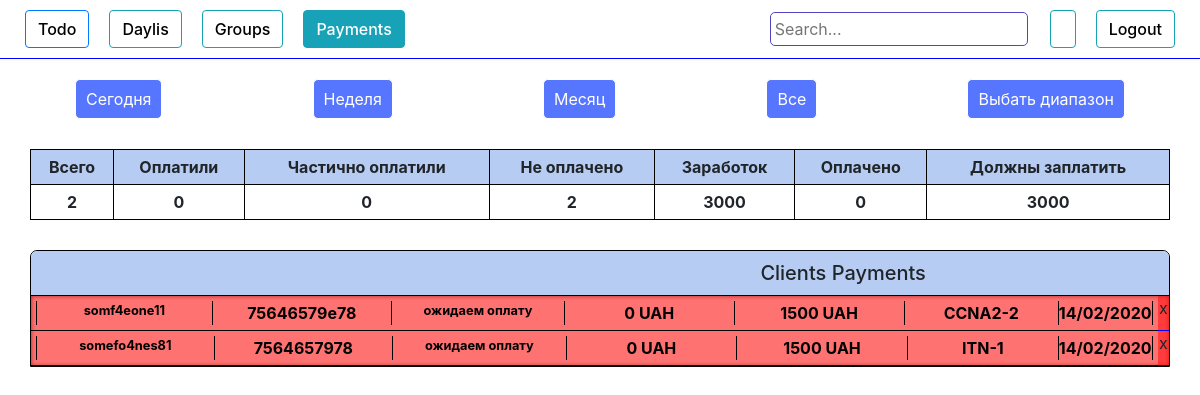
The app's page /pay_filter/2 with its own data.
### authorization/models.py (models this page shows, shortened)
class People(models.Model):
    add_date        = models.DateTimeField(blank=True, null=True)
    name            = models.CharField(max_length=100, blank=True)
    phone           = models.CharField(max_length=100, blank=True)
    email           = models.CharField(max_length=100, blank=True)
    course          = models.ForeignKey(Course, on_delete=models.DO_NOTHING)
    country         = models.CharField(max_length=100, blank=True)
    university      = models.CharField(max_length=100, blank=True)
    work            = models.CharField(max_length=100, blank=True)
    where_from      = models.CharField(max_length=100, blank=True)
    ip              = models.CharField(max_length=100, blank=True)
    currency        = models.CharField(max_length=100, blank=True)
    course_price    = models.IntegerField(blank=True, null=True)
    comments        = models.TextField(blank=True)
    wishes          = models.TextField(blank=True)
    callback_time   = models.DateTimeField(blank=True, null=True)
    group           = models.ForeignKey(Group, on_delete=models.DO_NOTHING, null=True, blank=True)
    request_status  = models.CharField(max_length=100, blank=True)
    need_confirm  = models.BooleanField(blank=True, null=True)
    first_payment_date   = models.DateTimeField(blank=True, null=True)
    full_payment_date  = models.DateTimeField(blank=True, null=True)
    payment_history = models.TextField(blank=True)
    total_payment   = models.IntegerField(blank=True, null=True)
    obligation      = models.IntegerField(blank=True, null=True)
    def is_called(self):
        if self.request_status == 'оплачено частично' or self.request_status == 'ожидаем оплату' or self.request_status == 'оплачено':
            return True
        else:
            return False
    def call_status(self):
        if self.request_status != 'перезвонить':
            return False
        else :
            return True
    def is_full_payed(self):
        return (self.request_status == 'оплачено')
    def is_particaly_payed(self):
        return (self.request_status == 'оплачено частично')
    def is_not_payed(self):
        return (self.request_status == 'ожидаем оплату')
    def is_need_confirm(self):
        return (self.need_confirm)
    def get_date(self):
        return self.add_date.strftime('%d/%m/%Y')

class Group(models.Model):
    name            = models.CharField(max_length=100, blank=True)
    created_date    = models.DateTimeField(blank=True, null=True)
    course          = models.ForeignKey(Course, on_delete=models.DO_NOTHING, null=True)
    active          = models.BooleanField(default=True)
    time_start      = models.DateTimeField(blank=True, null=True)
    time_end        = models.DateTimeField(blank=True, null=True)
    def __str__(self):
        return self.name

### authorization/views.py (the view)
# urls.py: path('pay_filter/<int:pk>', views.pay_filter, name='pay_filter'),
def pay_filter(request, pk):
    list_payments = People.objects.order_by('request_status','group', 'obligation', )
    formcheck = 1
    submitbutton= request.POST.get("submit")
    start_date = date.today()
    end_date = 0
    form = DateForm(request.POST or None)
    if form.is_valid():
            start_date = form.cleaned_data.get("start_date")
            end_date = form.cleaned_data.get("end_date") + timedelta(minutes=60*24)
    if start_date == None:
        start_date = datetime.now() - timedelta(minutes=60*24*12000)
    if  end_date == None:
            end_date = datetime.now()
    if submitbutton:
        print("submit")
        list_payments = list_payments.filter(Q(add_date__gte = start_date) & Q(add_date__lte= end_date) )
    if pk == 1:  #today
        now = datetime.today() - timedelta(minutes=60)
        print(now)
        list_payments = list_payments.filter(Q(add_date__gte = now))
        print(list_payments)
    elif pk == 2:  #7 days
        now = datetime.today() - timedelta(minutes=60*24*7)
        list_payments = list_payments.filter(Q(add_date__gte = now))
    elif pk == 3:  # 30 days
        now = datetime.today() - timedelta(minutes=60*24*30)
        list_payments = list_payments.filter(Q(add_date__gte = now))
    elif pk == 5:
        formcheck = 2
    elif pk == 6:
        formcheck = 1
    money_all = list_payments.filter(Q(request_status='оплачено') |
                                            Q(request_status='оплачено частично') |
                                            Q(request_status='ожидаем оплату')).aggregate(money_all=Sum(F('course_price')))
    money_all_num = money_all['money_all']
    print(money_all_num, "все деньги")
    money_paid = list_payments.filter(Q(request_status='оплачено') |
                                            Q(request_status='оплачено частично') |
                                            Q(request_status='ожидаем оплату')).aggregate(money_paid=Sum(F('total_payment')))
    money_paid_num = money_paid['money_paid']
    print(money_paid_num, "Заплатили")
    if money_all_num == None:
        money_all_num = 0
    if  money_paid_num == None:
            money_paid_num = 0
    money_will_num =  money_all_num - money_paid_num
    print(money_will_num ,"Заплатят")
    people_done = list_payments.filter(Q(request_status='оплачено')).count()
    people_partially = list_payments.filter(Q(request_status='оплачено частично')).count()
    people_waiting = list_payments.filter(Q(request_status='ожидаем оплату')).count()
    people_all_num =  people_done + people_partially + people_waiting
    print(people_done)
    print(people_partially)
    print(people_waiting)
    context = {
        "list_payments":list_payments,
        'formcheck': formcheck,
        "money_all_num" : money_all_num,
        "money_paid_num" : money_paid_num,
        "money_will_num" : money_will_num,
        "people_done" : people_done,
        "people_partially" : people_partially,
        "people_waiting" : people_waiting,
        "people_all_num" : people_all_num,
        'form': form,
        'start_date': start_date,
        'end_date':end_date,
    }
    return render(request,"groups_payments.html",context)

### authorization/forms.py
class DateForm(forms.Form):
     start_date= forms.DateTimeField(input_formats=['%d/%m/%Y'], required=False, widget=forms.TextInput(attrs={"class":"myfield"}))
     end_date= forms.DateTimeField(input_formats=['%d/%m/%Y'], required=False, widget=forms.TextInput(attrs={"class":"myfield"}))

### authorization/templates/groups_payments.html (shortened to what this page needs)
{% load crispy_forms_tags %}
<!DOCTYPE html>
<html lang="en">
<head>
    <link rel="stylesheet" href="https://stackpath.bootstrapcdn.com/bootstrap/4.4.1/css/bootstrap.min.css">
    <link rel="stylesheet" href="https://cdnjs.cloudflare.com/ajax/libs/jquery-datetimepicker/2.5.20/jquery.datetimepicker.min.css" />
     {% load staticfiles %}
    <link rel="stylesheet" href="{% static 'style.css' %}" type="text/css">
</head>
<body>
    <div class="header">
        <div class="text col-8">
            <button class="btn btn-outline-primary " type="button">
                <a href="{% url 'todo' %}">
                    Todo
                </a>
            </button>
            <button class="btn btn-outline-info " type="button">
                <a href="{% url 'staff' %}">
                    Daylis
                </a>
            </button>
            <button class="btn btn-outline-info " type="button">
                <a href="{% url 'groups' %}">
                    Groups
                </a>
            </button>
            <button class="btn btn-outline-info active" type="button">
                <a href="{% url 'groups_payments' %}">
                    Payments
                </a>
            </button>
        </div>
        <div class="settings col-4">
            <form action="{% url 'search' %}" method="get">
                <input class="search" name="q" type="text" placeholder="Search..." style="
                margin: 12px;
                /* height: 37px; */
                border-radius: 5px;
                border: 1px solid #5344c2;
                padding: 4px;
            ">
            </form>
            <button class="btn btn-outline-info" type="button" data-toggle="collapse" data-target="#InfoUpdateField" aria-expanded="false">
        </button>
            <button class="btn btn-outline-info" type="button" data-toggle="collapse" data-target="#ConfirmationField" aria-expanded="false">
            Logout
        </button>
        </div>
    </div>
    <div class="perid_container">
        <a href="{% url 'pay_filter' pk=1 %}" class="a"><button class="button">Сегодня</button></a>
        <a href="{% url 'pay_filter' pk=2 %}" class="a"><button class="button">Неделя</button></a>
        <a href="{% url 'pay_filter' pk=3 %}" class="a"><button class="button">Месяц</button></a>
        <a href="{% url 'pay_filter' pk=4 %}" class="a"><button class="button">Все</button></a>
        {% if formcheck == 2 %}
        <a href="{% url 'pay_filter' pk=6 %}" class="a"><button class="button">Cпрятать выбор</button></a>
        {% else %}
        <a href="{% url 'pay_filter' pk=5 %}" class="a"><button class="button">Выбать диапазон</button></a>
        {% endif %}
    </div>
    <table class="count_table"  cellpadding="5">
        <tr class="main_line">
            <th>Всего</th>
            <th>Оплатили</th>
            <th>Частично оплатили</th>
            <th>Не оплачено</th>
            <th>Заработок</th>
            <th>Оплачено</th>
            <th>Должны заплатить</th>
        </tr>
        <tr>
            <th class="center">{{people_all_num}}</th>
            <th class="center">{{people_done}}</th>
            <th class="center">{{people_partially}}</th>
            <th class="center">{{people_waiting}}</th>
            <th class="center">{{money_all_num}}</th>
            <th class="center">{{money_paid_num }}</th>
            <th class="center">{{money_will_num}}</th>
    </table>
    <div class="payment_tables">
        {% if list_payments %}
        <div class="table show table_pay" id="payment_tables">
            <div class="table_header " data-toggle="collapse" data-target="#table_payments_content" aria-expanded="false">
                <h5>Clients Payments</h5>
            </div>
            <div class="table_content show" id='table_payments_content'>
                {% for item in list_payments %} {% if item.is_called %}
                <div class="item" id="{{item.email}}">
                    <a class="gr-a" href="{% url 'group_payments_update' item.id %}" target="_blank" onClick="popupWin = window.open(this.href, 'Window', 'location,width=720,height=800,top=200,left=300'); popupWin.focus(); return false;">
                        <div class="item_header" data-toggle="collapse" data-target="#item_description"     {% if item.is_not_payed %}
                            style="background-color: rgba(255, 0, 0, 0.554);" {% endif %}>
                            <table class="item_payment_table" style="width:100%">
                                <tr>
                                    <th>
                                        <div style="font-size: 0.8rem;" class="name">{{item.name}}</div>
                                    </th>
                                    <th>
                                        <div class="phone">{{item.phone}}</div>
                                    </th>
                                    <th>
                                        <div style="font-size: 0.8rem;" class="request_status">{{item.request_status}}</div>
                                    </th>
                                    <th>
                                        <div class="total_payment">{{item.total_payment}} {{item.currency}}</div>
                                    </th>
                                    <th>
                                        <div class="obligation">{{item.obligation}} {{item.currency}}</div>
                                    </th>
                                    <th>
                                        <div class="obligation">{{item.group}}</div>
                                    </th>
                                    <th>
                                        <div class="obligation">{{item.get_date}}</div>
                                    </th>
                                </tr>
                            </table>
                        </div>
                    </a>
                    <span id="del_btn" type="button" data-toggle="collapse" data-target="#ConfirmationFieldDel{{item.id}}" aria-expanded="false">x</span>
                </div>
                {% endif %} {% endfor %}
            </div>
        </div>
        {% else %}
        <h3 style="text-align: center;">Nothing</h3>
        {% endif %}
    </div>
</body>
</html>

### csv_to_table/static/style.css (style rules this page uses)
a { color: black; font-weight: 500; }
.header { display: flex; justify-content: space-between; border-bottom: solid 1px blue; }
.text { margin: 0; display: flex; align-items: center; }
.settings { display: flex; justify-content: flex-end; }
.btn { margin: 10px; color: black; font-weight: 500; }
.active a { color: white; }
.table { border: rgb(0, 0, 0) 1px solid; border-radius: 7px 7px 0 0; }
.table_pay { width: 95%; margin: 30px auto; }
.table_content { box-shadow: inset 0 0 4px 0px rgb(73, 71, 71); overflow: auto; }
.table_header { display: flex; justify-content: space-around; align-items: center; background-color: rgb(182, 204, 243); border-bottom: rgb(0, 0, 0) 1px solid; border-radius: 7px 7px 0 0; cursor: pointer; }
.table_header h5 { margin: 10px; }
.item { display: flex; }
.gr-a { width: 99%; }
.item_header { border-bottom: 1px solid rgb(0, 0, 0); padding: 5px; overflow: auto; }
.item_header { display: flex; justify-content: space-around; font-weight: 500; }
.table th { border-top: 0; padding: 0; text-align: center; }
th { border: 1px solid black; border-bottom: 0; border-top: 0; }
.item_payment_table th { width: 17%; overflow: auto; }
#del_btn { width: 1%; background-color: rgba(255, 0, 0, 0.767); text-align: center; border-bottom: 1px solid blue; }
.count_table { border: 1px solid black; margin: 20px auto; width: 95%; text-align: center; padding: 15px; }
.main_line { background-color: rgb(182, 204, 243); border-bottom: 1px solid black; }
.perid_container { display: flex; justify-content: space-around; }
.button { margin-top: 20px; margin-bottom: 10px; border-radius: 5px; padding: 7px 10px; background-color: rgb(87, 118, 255); border: 1px solid rgb(255, 255, 255); color: #fff; transition: .5s background-color, .5s color; }

### records on screen
People: name "somf4eone11", phone "75646579e78", request_status "ожидаем оплату", total_payment "0", currency "UAH", obligation "1500", group "CCNA2-2", get_date "14/02/2020"
People: name "somefo4nes81", phone "7564657978", request_status "ожидаем оплату", total_payment "0", currency "UAH", obligation "1500", group "ITN-1", get_date "14/02/2020"

### other values on screen
{{ people_all_num }} "2"
{{ people_done }} "0"
{{ people_partially }} "0"
{{ people_waiting }} "2"
{{ money_all_num }} "3000"
{{ money_paid_num }} "0"
{{ money_will_num }} "3000"
